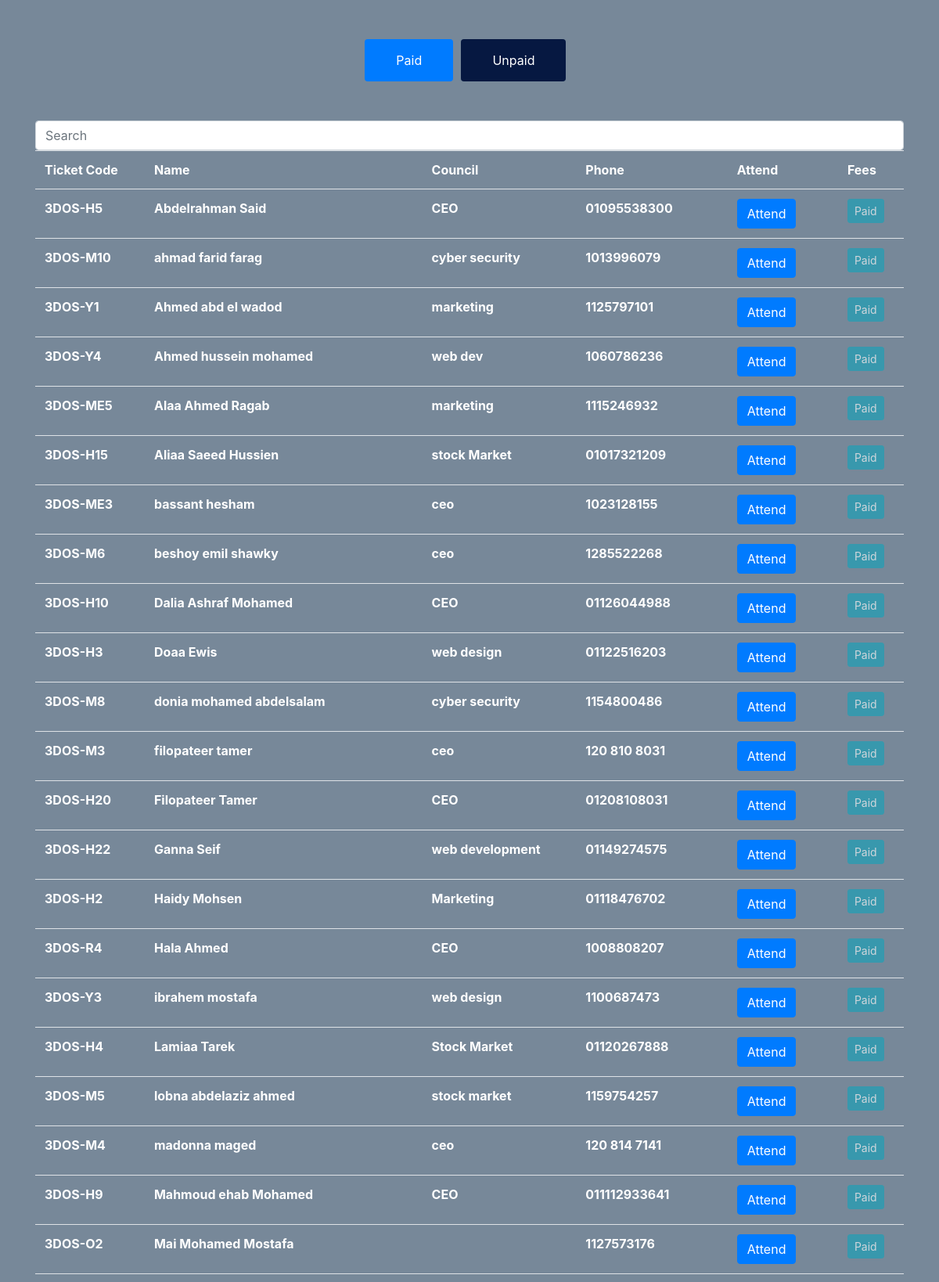
The page / (upper part) on the database its author committed.
### tables this page shows
CREATE TABLE `attendee` (
  `ID` int(3) NOT NULL,
  `code` varchar(8) DEFAULT NULL,
  `name` varchar(36) DEFAULT NULL,
  `phone` varchar(16) DEFAULT NULL,
  `council` varchar(20) DEFAULT NULL,
  `status` bit(1) DEFAULT NULL,
  `money` bit(1) DEFAULT NULL
);

### class/Users.class.php (called while the page is built, shortened)
<?php
require_once "DB.class.php";
class User
{
    private $Con;
    public function __construct()
    {
        $db = new DB();
        $this->Con = $db->GetDB();
    }
    public function GetUsers($condition = "")
    {
        $Select = "SELECT * FROM `attendee` " . $condition;
        $Query = $this->Con->prepare($Select);
        $Query->execute();
        $Result = $Query->get_result();
        return $Result;
    }
}

### class/DB.class.php (called while the page is built, shortened)
<?php
class DB
{
    private $Connect;
    public function __construct()
    {
        $this->Connect = new mysqli(self::localhost, self::username, self::password, self::dbname);
    }
    public function GetDB()
    {
        return $this->Connect;
    }
}

### index.php (the view, shortened to what this page needs)
<?php
require_once 'class/DB.class.php';
require_once 'class/Users.class.php';
$user = new User();
$UsersWhoPaid = $user->GetUsers("where `money` = '1'  ORDER BY `status` ASC, `name` ASC");
?>
<!DOCTYPE html>
<head>
    <link rel="stylesheet" href="https://cdn.jsdelivr.net/npm/bootstrap@4.5.3/dist/css/bootstrap.min.css">
    <link rel="stylesheet" href="index.css?v=<?php echo time(); ?>">
</head>
<body>
    <div class="container">
        <ul class="nav nav-pills mx-auto" id="pills-tab" role="tablist">
            <li class="nav-item" role="presentation">
                <a class="nav-link active text-white" id="pills-home-tab" data-toggle="pill" href="#pills-home" role="tab" aria-controls="pills-home" aria-selected="true">Paid</a>
            </li>
            <li class="nav-item" role="presentation">
                <a class="nav-link text-white" id="pills-profile-tab" data-toggle="pill" href="#pills-profile" role="tab" aria-controls="pills-profile" aria-selected="false">Unpaid</a>
            </li>
        </ul>
        <div class="tab-content" id="pills-tabContent">
            <input class="form-control mr-sm-2" id="myInput" type="search" placeholder="Search" aria-label="Search">
            <div class="tab-pane fade show active" id="pills-home" role="tabpanel" aria-labelledby="pills-home-tab">
                <table class="table  table-advance text-light" id="myTable">
                    <tbody>
                        <tr>
                            <th><i class="icon_profile"></i> Ticket Code</th>
                            <th><i class="icon_calendar"></i> Name</th>
                            <th><i class="icon_mail_alt"></i> Council</th>
                            <th><i class="icon_mobile"></i>Phone</th>
                            <th><i class="icon_cogs"></i> Attend</th>
                            <th><i class="icon_cogs"></i> Fees</th>
                        <tr>
                            <?php foreach ($UsersWhoPaid as $data) : extract($data);
                            ?>
                                <td> <?php echo $code ?> </td>
                                <td> <?php echo $name ?> </td>
                                <td> <?php echo $council ?> </td>
                                <td> <?php echo $phone ?> </td>
                                <td>
                                    <?php if (!$status) : ?>
                                        <a href="index.php?attend=<?php echo $ID; ?>" class="btn btn-primary"> Attend </a>
                                    <?php else : ?>
                                        <button disabled class="btn btn-info"> Attended </button>
                                    <?php endif ?>
                                </td>
                                <td> <button class="btn btn-info btn-sm" disabled> Paid </button> </td>
                        </tr>
                    <?php endforeach; ?>
                    </tbody>
                </table>
            </div>
        </div>
</body>
</html>

### index.css (style rules this page uses)
body { background-color: lightslategrey ; }
tr { cursor: pointer; color: white; font-weight: bold; }
.nav { width:25%; margin-left: auto; margin-right: auto; margin: 20px 0px; }
.nav li { margin: 30px auto; }
.nav li a { padding: 15px 40px; background-color: rgb(6, 24, 65); transition: all 0.2s; }

### rows shown on the page
attendee: code "3DOS-H5", name "Abdelrahman Said", council "CEO", phone "01095538300"
attendee: code "3DOS-M10", name "ahmad farid farag", council "cyber security", phone "1013996079"
attendee: code "3DOS-Y1", name "Ahmed abd el wadod", council "marketing", phone "1125797101"
attendee: code "3DOS-Y4", name "Ahmed hussein mohamed", council "web dev", phone "1060786236"
attendee: code "3DOS-ME5", name "Alaa Ahmed Ragab", council "marketing", phone "1115246932"
attendee: code "3DOS-H15", name "Aliaa Saeed Hussien", council "stock Market", phone "01017321209"
attendee: code "3DOS-ME3", name "bassant hesham", council "ceo", phone "1023128155"
attendee: code "3DOS-M6", name "beshoy emil shawky", council "ceo", phone "1285522268"
attendee: code "3DOS-H10", name "Dalia Ashraf Mohamed", council "CEO", phone "01126044988"
attendee: code "3DOS-H3", name "Doaa Ewis", council "web design", phone "01122516203"
attendee: code "3DOS-M8", name "donia mohamed abdelsalam", council "cyber security", phone "1154800486"
attendee: code "3DOS-M3", name "filopateer tamer", council "ceo", phone "120 810 8031"
attendee: code "3DOS-H20", name "Filopateer Tamer", council "CEO", phone "01208108031"
attendee: code "3DOS-H22", name "Ganna Seif", council "web development", phone "01149274575"
attendee: code "3DOS-H2", name "Haidy Mohsen", council "Marketing", phone "01118476702"
attendee: code "3DOS-R4", name "Hala Ahmed", council "CEO", phone "1008808207"
attendee: code "3DOS-Y3", name "ibrahem mostafa", council "web design", phone "1100687473"
attendee: code "3DOS-H4", name "Lamiaa Tarek", council "Stock Market", phone "01120267888"
attendee: code "3DOS-M5", name "lobna abdelaziz ahmed", council "stock market", phone "1159754257"
attendee: code "3DOS-M4", name "madonna maged", council "ceo", phone "120 814 7141"
attendee: code "3DOS-H9", name "Mahmoud ehab Mohamed", council "CEO", phone "011112933641"
attendee: code "3DOS-O2", name "Mai Mohamed Mostafa", phone "1127573176"
